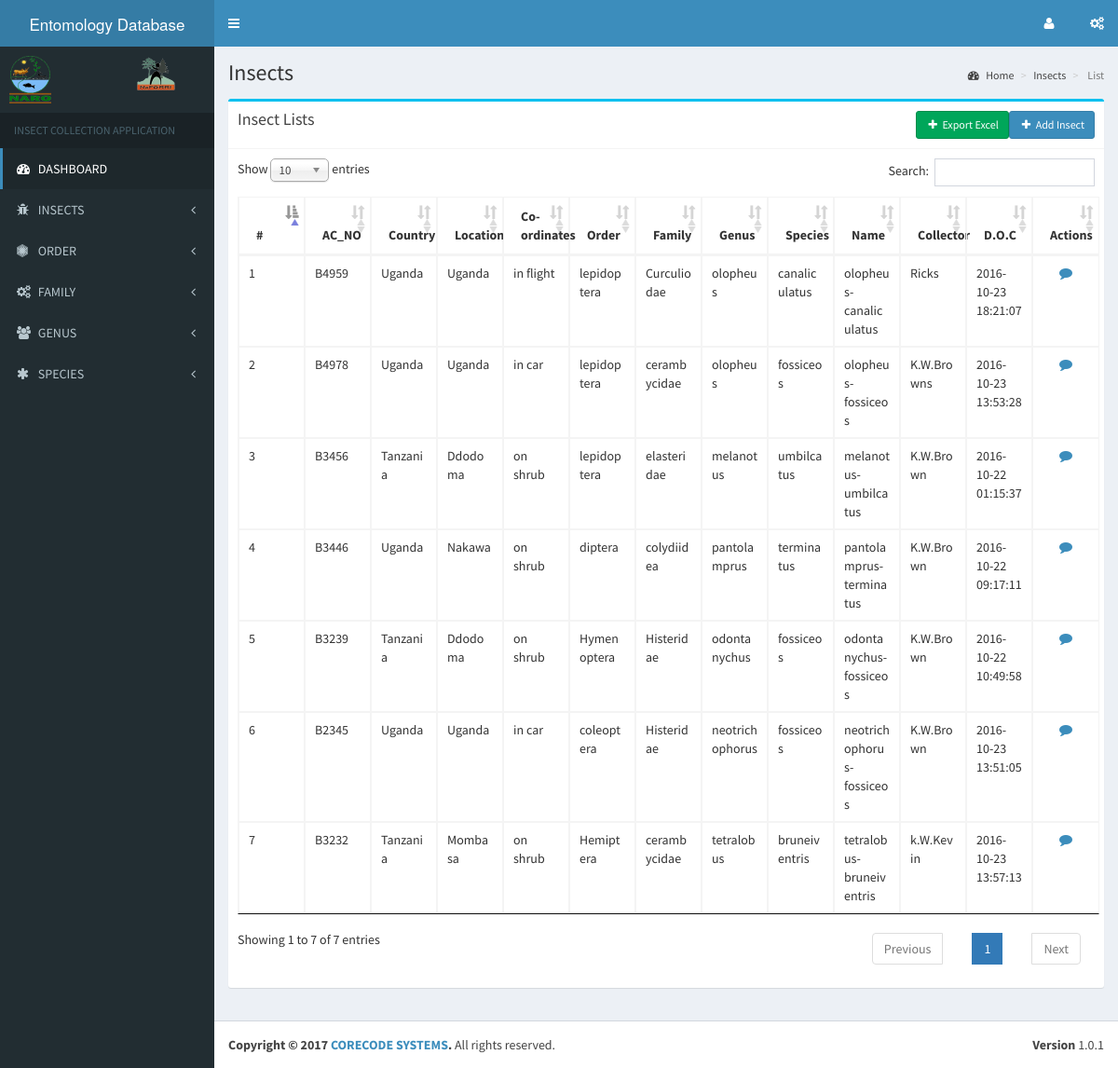
Page /admin/insect_list.php on the earlier database version.
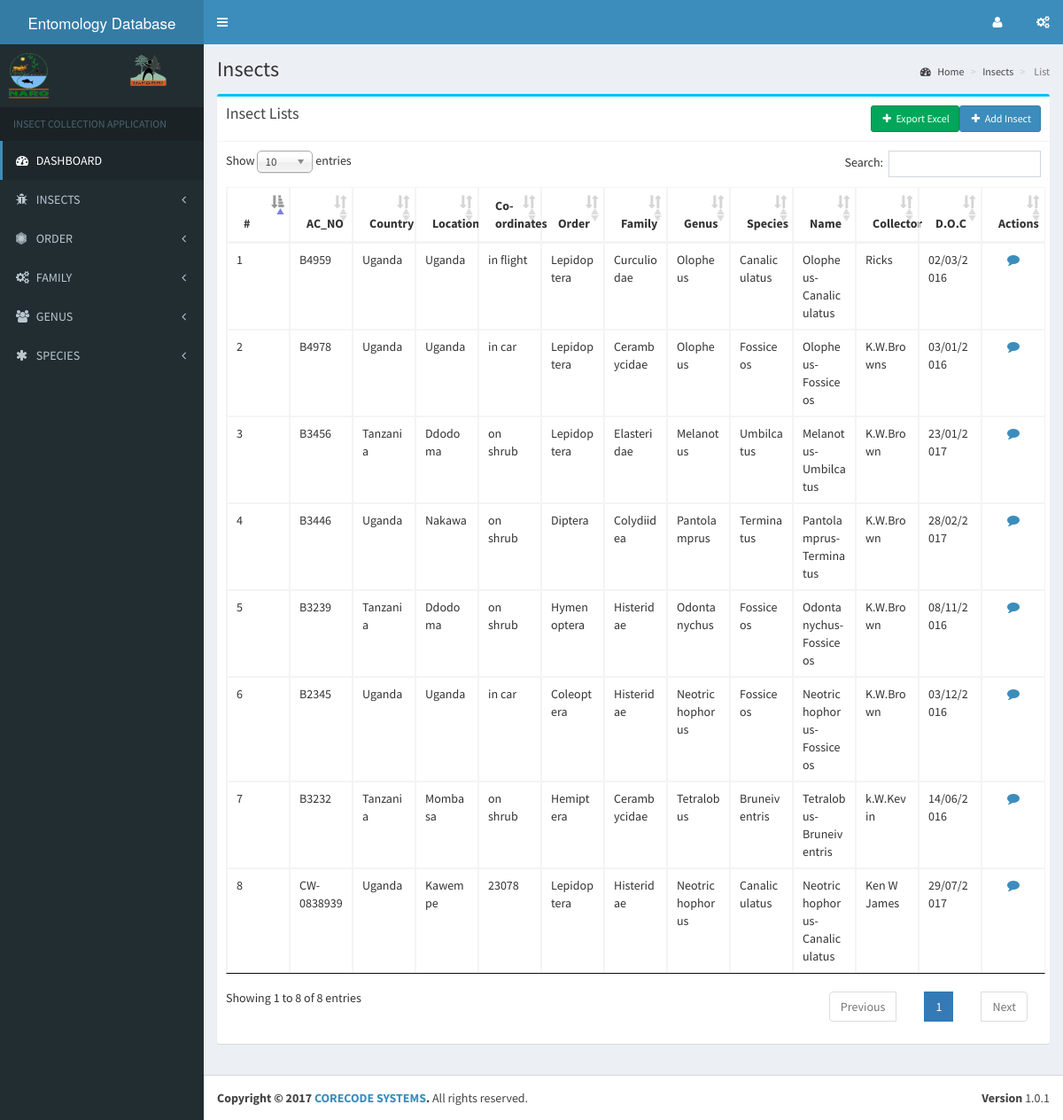
Same page on the later database version.
### tables this page shows
CREATE TABLE `insects` (
  `insect_Id` int(11) NOT NULL,
  `CB` int(11) NOT NULL,
  `STB` int(11) NOT NULL,
  `order_Id` int(11) NOT NULL,
  `family_Id` int(11) NOT NULL,
  `genus_Id` int(11) NOT NULL,
  `species_Id` int(11) NOT NULL,
  `sub_family` varchar(255) NOT NULL,
  `auth` varchar(255) NOT NULL,
  `AC_NO` varchar(255) NOT NULL,
  `country` varchar(255) NOT NULL,
  `location` varchar(255) NOT NULL,
  `coordinates` varchar(255) NOT NULL,
  `doc` tinytext NOT NULL,
  `collector` varchar(255) NOT NULL,
  `identifier` varchar(255) NOT NULL,
  `image` text NOT NULL,
  `preserv` varchar(255) NOT NULL,
  `Others` varchar(255) NOT NULL
);

CREATE TABLE `order` (
  `order_Id` int(11) NOT NULL,
  `order_name` varchar(50) NOT NULL
);

CREATE TABLE `family` (
  `family_Id` int(11) NOT NULL,
  `family_name` varchar(50) NOT NULL
);

CREATE TABLE `genus` (
  `genus_id` int(11) NOT NULL,
  `genus_name` varchar(50) NOT NULL
);

CREATE TABLE `species` (
  `species_Id` int(11) NOT NULL,
  `species_name` varchar(50) NOT NULL
);

### libs/database.php (called while the page is built, shortened)
<?php
    class database {
        public $host    = DB_HOST;
        public $user    = DB_USER;
        public $pass    = DB_PASS;
        public $db_name = DB_NAME;
        public $conn;
        public function connect() {
            $this->conn = new mysqli($this->host, $this->user, $this->pass, $this->db_name);
        }
        public function select($query) {
            $result = $this->conn->query($query);
            if($result->num_rows > 0) {
                return $result;
            }else {
                return false;
            }
        }
    }
?>

### admin/insect_list.php (the view, shortened to what this page needs)
<?php
    require_once '../libs/database.php';
    $db = new database();
    $sql_select_insects = "SELECT i.insect_Id, o.order_name, f.family_name, s.species_name, g.genus_name, ";
    $sql_select_insects .= "CONCAT(g.genus_name, '-', s.species_name) AS Name, ";
    $sql_select_insects .= "i.AC_NO, i.country, i.location, i.coordinates, i.collector, i.doc ";
	$sql_select_insects .= "FROM Insects AS i ";
    $sql_select_insects .= "JOIN `Order` AS o ON i.order_Id = o.order_Id ";
    $sql_select_insects .= "JOIN Family AS f ON i.family_Id = f.family_Id ";
    $sql_select_insects .= "JOIN Species AS s ON i.species_Id = s.species_Id ";
    $sql_select_insects .= "JOIN Genus AS g ON i.genus_Id = g.genus_id ";
    $sql_select_insects .= "ORDER BY i.insect_Id";
    $insect_list = $db->select($sql_select_insects);
?>
<?php include 'includes/header.php'; ?>
<?php include 'includes/sidebar_nav.php'; ?>
  <div class="content-wrapper">
    <section class="content-header">
      <h1>
        Insects
      </h1>
      <ol class="breadcrumb">
        <li><a href="#"><i class="fa fa-dashboard"></i> Home</a></li>
        <li><a href="#"> Insects</a></li>
        <li class="active"> List</li>
      </ol>
    </section>
    <section class="content">
        <div class="row">
            <div class="col-md-12">
                <div class="box box-info">
                    <div class="box-header with-border">
                        <h3 class="box-title">Insect Lists</h3>
                        <a href="add_insect.php" class="btn btn-primary btn-sm pull-right"><i class="fa fa-plus fa-fw"></i> Add Insect</a>&nbsp;&nbsp;
						<a href="export_excel.php" class="btn btn-success btn-sm pull-right"><i class="fa fa-plus fa-fw"></i> Export Excel</a>
                    </div>
                    <div class='box-body'>
                        <table class="table table-responsive table-bordered table-condensed" id="content_list">
                            <thead>
                                <tr>
                                    <th>#</th>
                                    <th>AC_NO</th>
                                    <th>Country</th>
                                    <th>Location</th>
                                    <th>Co-ordinates</th>
                                    <th>Order</th>
                                    <th>Family</th>
                                    <th>Genus</th>
                                    <th>Species</th>
                                    <th>Name</th>
                                    <th>Collector</th>
                                    <th>D.O.C</th>
                                    <th>Actions</th>
                                </tr>
                            </thead>
                            <tbody>
                                <?php $counter = 1; ?>
                                <?php while($insect = $insect_list->fetch_array()): ?>
                                    <tr>
                                        <td><?php echo $counter; ?></td>
                                        <td><?php echo $insect['AC_NO']; ?></td>
                                        <td><?php echo $insect['country']; ?></td>
                                        <td><?php echo $insect['location']; ?></td>
                                        <td><?php echo $insect['coordinates']; ?></td>
                                        <td><?php echo $insect['order_name']; ?></td>
                                        <td><?php echo $insect['family_name']; ?></td>
                                        <td><?php echo $insect['genus_name']; ?></td>
                                        <td><?php echo $insect['species_name']; ?></td>
                                        <td><?php echo $insect['Name']; ?></td>
                                        <td><?php echo $insect['collector']; ?></td>
                                        <td><?php echo $insect['doc']; ?></td>
                                        <td>
                                            <center>
                                                <a href="insect_detail.php?id=<?php echo $insect['insect_Id']; ?>" title="View Details" data-remote="false" data-toggle="modal" data-target="#insectModal"><i class="fa fa-comment fa-fw"></i></a>
                                        </center>
                                        </td>
                                    </tr>
                                    <?php $counter++; ?>
                                <?php endwhile; ?>
                            </tbody>
                        </table>
                    </div>
                </div>
            </div>
        </div>
    </section>
  </div>
<?php include 'includes/footer.php'; ?>

### admin/includes/header.php (shortened to what this page needs)
<!DOCTYPE html>
<html>
<head>
  <link rel="stylesheet" href="../assets/bootstrap/css/bootstrap.min.css">
  <link rel="stylesheet" href="../assets/plugins/datatables/jquery.dataTables.min.css">
  <link rel="stylesheet" href="../assets/plugins/datatables/dataTables.bootstrap.css">
  <link rel="stylesheet" href="../assets/font-awesome/css/font-awesome.min.css">
  <link rel="stylesheet" href="../assets/chosen/chosen.min.css">
  <link rel="stylesheet" href="https://cdnjs.cloudflare.com/ajax/libs/ionicons/2.0.1/css/ionicons.min.css">
  <link rel="stylesheet" href="../assets/dist/css/AdminLTE.min.css">
  <link rel="stylesheet" href="../assets/dist/css/skins/_all-skins.min.css">
  <link rel="stylesheet" href="../assets/css/styles.css">
</head>
<body class="hold-transition skin-blue sidebar-mini">
<div class="wrapper">
  <header class="main-header">
    <a href="dashboard.php" class="logo">
      <span class="logo-lg"><small>Entomology Database</small></span>
    </a>
    <nav class="navbar navbar-static-top">
      <a href="#" class="sidebar-toggle" data-toggle="offcanvas" role="button">
      </a>
      <div class="navbar-custom-menu">
        <ul class="nav navbar-nav">
          <li class="dropdown user user-menu">
            <a href="#" class="dropdown-toggle" data-toggle="dropdown">
              <i class="fa fa-user fa-fw"></i>
            </a>
          </li>
          <li>
            <a href="#" data-toggle="control-sidebar"><i class="fa fa-gears"></i></a>
          </li>
        </ul>
      </div>
    </nav>
  </header>

### admin/includes/sidebar_nav.php (shortened to what this page needs)
<aside class="main-sidebar">
  <section class="sidebar">
    <div class="user-panel">
      <div class="pull-left image">
        <img src="../assets/logos/naro.png" class="" alt="Logo Image" style="margin-right: 90px;">
      </div>
      <div class="pull-left image">
        <img src="../assets/logos/naroforest.png" class="" alt="Logo Image" height="100px">
      </div>
    </div>
    <ul class="sidebar-menu">
      <li class="header">INSECT COLLECTION APPLICATION</li>
      <li class="active"><a href="dashboard.php"><i class="fa fa-dashboard"></i> DASHBOARD </a></li>
      <li class="treeview">
        <a href="#">
          <i class="fa fa-bug"></i> <span>INSECTS</span>
          <span class="pull-right-container">
            <i class="fa fa-angle-left pull-right"></i>
          </span>
        </a>
      </li>
      <li class="treeview">
        <a href="#">
          <i class="fa fa-first-order" aria-hidden="true"></i> <span>ORDER</span>
          <span class="pull-right-container">
            <i class="fa fa-angle-left pull-right"></i>
          </span>
        </a>
      </li>
      <li class="treeview">
        <a href="#">
            <i class="fa fa-cogs"></i> <span>FAMILY</span>
            <span class="pull-right-container">
              <i class="fa fa-angle-left pull-right"></i>
            </span>
        </a>
      </li>
      <li class="treeview">
        <a href="#">
            <i class="fa fa-group"></i> <span>GENUS</span>
            <span class="pull-right-container">
                <i class="fa fa-angle-left pull-right"></i>
            </span>
        </a>
      </li>
      <li class="treeview">
        <a href="#">
          <i class="fa fa-asterisk"></i> <span>SPECIES</span>
          <span class="pull-right-container">
            <i class="fa fa-angle-left pull-right"></i>
          </span>
        </a>
      </li>
  </section>
</aside>

### admin/includes/footer.php (shortened to what this page needs)
<footer class="main-footer">
    <div class="pull-right hidden-xs">
      <b>Version</b> 1.0.1
    </div>
    <strong>Copyright &copy; <?php echo date('Y'); ?> <a href="#">CORECODE SYSTEMS</a>.</strong> All rights
    reserved.
  </footer>
</div>
</body>
</html>

### assets/css/styles.css (style rules this page uses)
table { table-layout:fixed; }
td { overflow: hidden; text-overflow: ellipsis; word-wrap: break-word; }

Differences in the rows shown:
changed insects "in flight": order_Id.order_name "lepidoptera" → "Lepidoptera"; genus_Id.genus_name "olopheus" → "Olopheus"; species_Id.species_name "canaliculatus" → "Canaliculatus"; Name "olopheus-canaliculatus" → "Olopheus-Canaliculatus"; doc "2016-10-23 18:21:07" → "02/03/2016"
changed insects "K.W.Browns": order_Id.order_name "lepidoptera" → "Lepidoptera"; family_Id.family_name "cerambycidae" → "Cerambycidae"; genus_Id.genus_name "olopheus" → "Olopheus"; species_Id.species_name "fossiceos" → "Fossiceos"; Name "olopheus-fossiceos" → "Olopheus-Fossiceos"; doc "2016-10-23 13:53:28" → "03/01/2016"
changed insects: order_Id.order_name "lepidoptera" → "Lepidoptera"; family_Id.family_name "elasteridae" → "Elasteridae"; genus_Id.genus_name "melanotus" → "Melanotus"; species_Id.species_name "umbilcatus" → "Umbilcatus"; Name "melanotus-umbilcatus" → "Melanotus-Umbilcatus"; doc "2016-10-22 01:15:37" → "23/01/2017"
changed insects "Nakawa": order_Id.order_name "diptera" → "Diptera"; family_Id.family_name "colydiidea" → "Colydiidea"; genus_Id.genus_name "pantolamprus" → "Pantolamprus"; species_Id.species_name "terminatus" → "Terminatus"; Name "pantolamprus-terminatus" → "Pantolamprus-Terminatus"; doc "2016-10-22 09:17:11" → "28/02/2017"
changed insects "Hymenoptera": genus_Id.genus_name "odontanychus" → "Odontanychus"; species_Id.species_name "fossiceos" → "Fossiceos"; Name "odontanychus-fossiceos" → "Odontanychus-Fossiceos"; doc "2016-10-22 10:49:58" → "08/11/2016"
changed insects: order_Id.order_name "coleoptera" → "Coleoptera"; genus_Id.genus_name "neotrichophorus" → "Neotrichophorus"; species_Id.species_name "fossiceos" → "Fossiceos"; Name "neotrichophorus-fossiceos" → "Neotrichophorus-Fossiceos"; doc "2016-10-23 13:51:05" → "03/12/2016"
changed insects "Mombasa": family_Id.family_name "cerambycidae" → "Cerambycidae"; genus_Id.genus_name "tetralobus" → "Tetralobus"; species_Id.species_name "bruneiventris" → "Bruneiventris"; Name "tetralobus-bruneiventris" → "Tetralobus-Bruneiventris"; doc "2016-10-23 13:57:13" → "14/06/2016"
added insects: AC_NO "CW-0838939", country "Uganda", location "Kawempe", coordinates "23078", order_Id.order_name "Lepidoptera", family_Id.family_name "Histeridae", genus_Id.genus_name "Neotrichophorus", species_Id.species_name "Canaliculatus", Name "Neotrichophorus-Canaliculatus", collector "Ken W James", doc "29/07/2017"
Other differences:
text written by a page script: "Show 10 entries Search: Showing 1 to 7 of 7 entries Previous 1 Next" → "Show 10 entries Search: Showing 1 to 8 of 8 entries Previous 1 Next"
